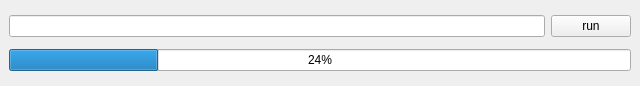
<?xml version="1.0" encoding="UTF-8"?>
<ui version="4.0">
 <class>MainWindow</class>
 <widget class="QMainWindow" name="MainWindow">
  <property name="geometry">
   <rect>
    <x>0</x>
    <y>0</y>
    <width>640</width>
    <height>86</height>
   </rect>
  </property>
  <property name="windowTitle">
   <string>MainWindow</string>
  </property>
  <widget class="QWidget" name="centralwidget">
   <layout class="QVBoxLayout" name="verticalLayout">
    <item>
     <layout class="QHBoxLayout" name="horizontalLayout">
      <item>
       <widget class="QLineEdit" name="lineEdit"/>
      </item>
      <item>
       <widget class="QPushButton" name="pushButton">
        <property name="text">
         <string>run</string>
        </property>
       </widget>
      </item>
     </layout>
    </item>
    <item>
     <widget class="QProgressBar" name="progressBar">
      <property name="value">
       <number>24</number>
      </property>
     </widget>
    </item>
   </layout>
  </widget>
 </widget>
 <resources/>
 <connections/>
</ui>
